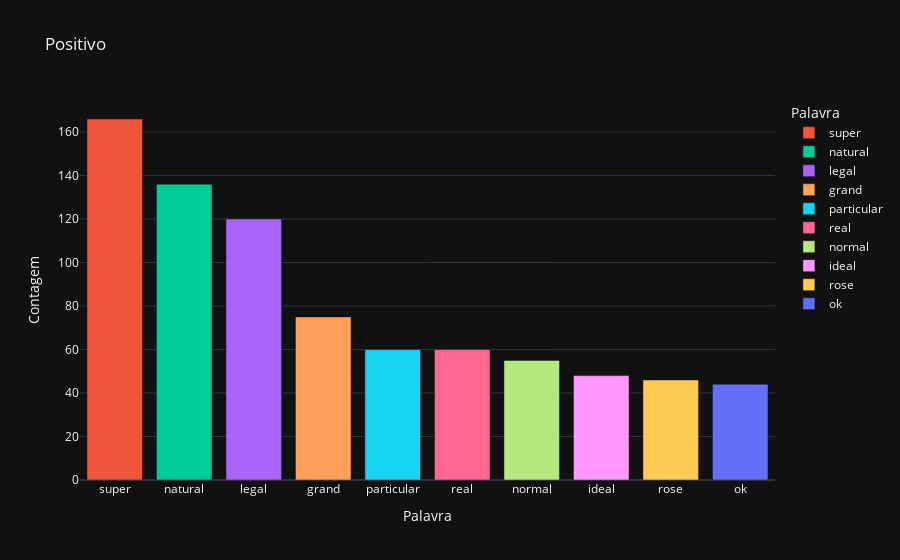
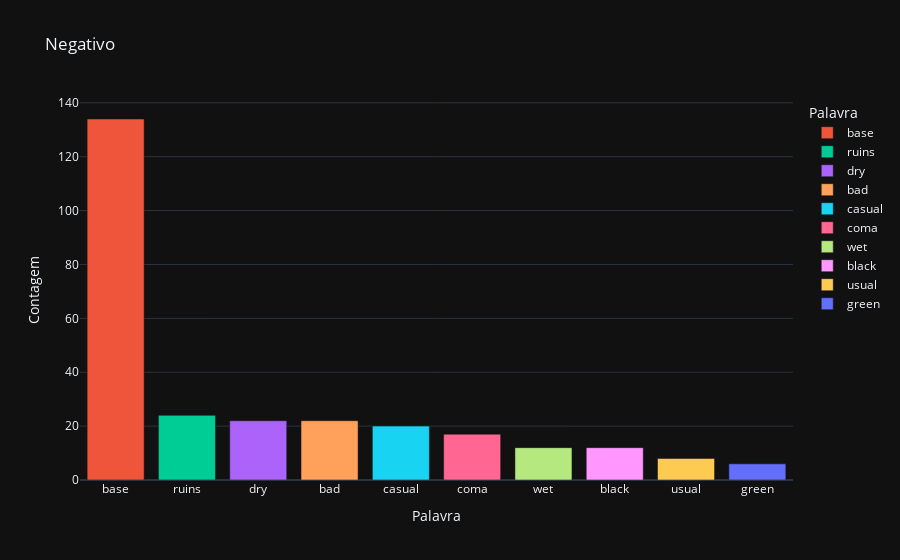
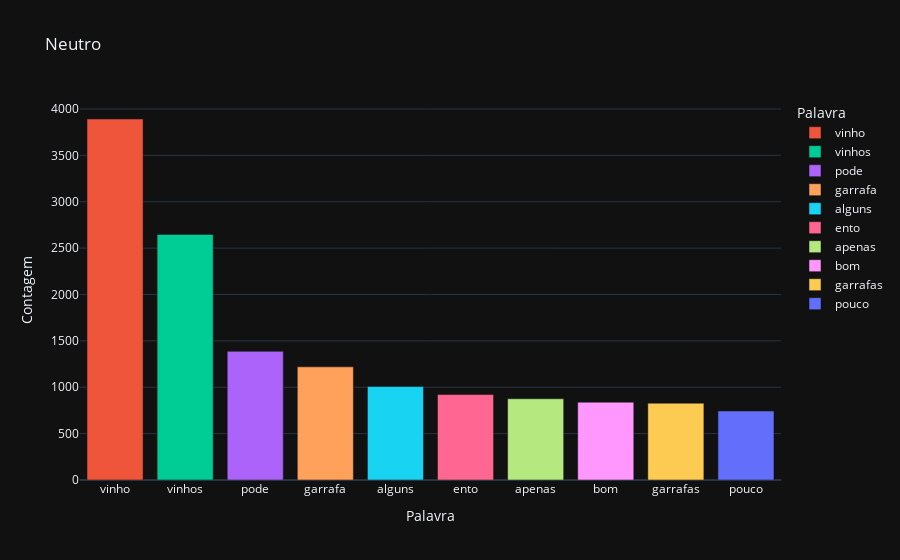

Notebook source saved alongside these figures, in order:
### Code cell
# Visualização dos resultados
visualizacao(df_positivo2, df_negativo2, df_neutro2)

### Figure 1 — Plotly figure (JSON) as saved in the notebook; plotly's stock layout.template omitted (floating-point values rounded to 4 significant figures)
{"data": [{"alignmentgroup": "True", "hovertemplate": "Palavra=%{x}<br>Contagem=%{y}<extra></extra>", "legendgroup": "super", "marker": {"color": "#EF553B", "pattern": {"shape": ""}}, "name": "super", "offsetgroup": "super", "orientation": "v", "showlegend": true, "textposition": "auto", "x": ["super"], "xaxis": "x", "y": [166], "yaxis": "y", "type": "bar"}, {"alignmentgroup": "True", "hovertemplate": "Palavra=%{x}<br>Contagem=%{y}<extra></extra>", "legendgroup": "natural", "marker": {"color": "#00cc96", "pattern": {"shape": ""}}, "name": "natural", "offsetgroup": "natural", "orientation": "v", "showlegend": true, "textposition": "auto", "x": ["natural"], "xaxis": "x", "y": [136], "yaxis": "y", "type": "bar"}, {"alignmentgroup": "True", "hovertemplate": "Palavra=%{x}<br>Contagem=%{y}<extra></extra>", "legendgroup": "legal", "marker": {"color": "#ab63fa", "pattern": {"shape": ""}}, "name": "legal", "offsetgroup": "legal", "orientation": "v", "showlegend": true, "textposition": "auto", "x": ["legal"], "xaxis": "x", "y": [120], "yaxis": "y", "type": "bar"}, {"alignmentgroup": "True", "hovertemplate": "Palavra=%{x}<br>Contagem=%{y}<extra></extra>", "legendgroup": "grand", "marker": {"color": "#FFA15A", "pattern": {"shape": ""}}, "name": "grand", "offsetgroup": "grand", "orientation": "v", "showlegend": true, "textposition": "auto", "x": ["grand"], "xaxis": "x", "y": [75], "yaxis": "y", "type": "bar"}, {"alignmentgroup": "True", "hovertemplate": "Palavra=%{x}<br>Contagem=%{y}<extra></extra>", "legendgroup": "particular", "marker": {"color": "#19d3f3", "pattern": {"shape": ""}}, "name": "particular", "offsetgroup": "particular", "orientation": "v", "showlegend": true, "textposition": "auto", "x": ["particular"], "xaxis": "x", "y": [60], "yaxis": "y", "type": "bar"}, {"alignmentgroup": "True", "hovertemplate": "Palavra=%{x}<br>Contagem=%{y}<extra></extra>", "legendgroup": "real", "marker": {"color": "#FF6692", "pattern": {"shape": ""}}, "name": "real", "offsetgroup": "real", "orientation": "v", "showlegend": true, "textposition": "auto", "x": ["real"], "xaxis": "x", "y": [60], "yaxis": "y", "type": "bar"}, {"alignmentgroup": "True", "hovertemplate": "Palavra=%{x}<br>Contagem=%{y}<extra></extra>", "legendgroup": "normal", "marker": {"color": "#B6E880", "pattern": {"shape": ""}}, "name": "normal", "offsetgroup": "normal", "orientation": "v", "showlegend": true, "textposition": "auto", "x": ["normal"], "xaxis": "x", "y": [55], "yaxis": "y", "type": "bar"}, {"alignmentgroup": "True", "hovertemplate": "Palavra=%{x}<br>Contagem=%{y}<extra></extra>", "legendgroup": "ideal", "marker": {"color": "#FF97FF", "pattern": {"shape": ""}}, "name": "ideal", "offsetgroup": "ideal", "orientation": "v", "showlegend": true, "textposition": "auto", "x": ["ideal"], "xaxis": "x", "y": [48], "yaxis": "y", "type": "bar"}, {"alignmentgroup": "True", "hovertemplate": "Palavra=%{x}<br>Contagem=%{y}<extra></extra>", "legendgroup": "rose", "marker": {"color": "#FECB52", "pattern": {"shape": ""}}, "name": "rose", "offsetgroup": "rose", "orientation": "v", "showlegend": true, "textposition": "auto", "x": ["rose"], "xaxis": "x", "y": [46], "yaxis": "y", "type": "bar"}, {"alignmentgroup": "True", "hovertemplate": "Palavra=%{x}<br>Contagem=%{y}<extra></extra>", "legendgroup": "ok", "marker": {"color": "#636efa", "pattern": {"shape": ""}}, "name": "ok", "offsetgroup": "ok", "orientation": "v", "showlegend": true, "textposition": "auto", "x": ["ok"], "xaxis": "x", "y": [44], "yaxis": "y", "type": "bar"}], "layout": {"xaxis": {"anchor": "y", "domain": [0.0, 1.0], "title": {"text": "Palavra"}, "categoryorder": "array", "categoryarray": ["super", "natural", "legal", "grand", "particular", "real", "normal", "ideal", "rose", "ok"]}, "yaxis": {"anchor": "x", "domain": [0.0, 1.0], "title": {"text": "Contagem"}}, "legend": {"title": {"text": "Palavra"}, "tracegroupgap": 0}, "title": {"text": "Positivo"}, "barmode": "relative"}}

### Figure 2 — Plotly figure (JSON) as saved in the notebook; plotly's stock layout.template omitted (floating-point values rounded to 4 significant figures)
{"data": [{"alignmentgroup": "True", "hovertemplate": "Palavra=%{x}<br>Contagem=%{y}<extra></extra>", "legendgroup": "base", "marker": {"color": "#EF553B", "pattern": {"shape": ""}}, "name": "base", "offsetgroup": "base", "orientation": "v", "showlegend": true, "textposition": "auto", "x": ["base"], "xaxis": "x", "y": [134], "yaxis": "y", "type": "bar"}, {"alignmentgroup": "True", "hovertemplate": "Palavra=%{x}<br>Contagem=%{y}<extra></extra>", "legendgroup": "ruins", "marker": {"color": "#00cc96", "pattern": {"shape": ""}}, "name": "ruins", "offsetgroup": "ruins", "orientation": "v", "showlegend": true, "textposition": "auto", "x": ["ruins"], "xaxis": "x", "y": [24], "yaxis": "y", "type": "bar"}, {"alignmentgroup": "True", "hovertemplate": "Palavra=%{x}<br>Contagem=%{y}<extra></extra>", "legendgroup": "dry", "marker": {"color": "#ab63fa", "pattern": {"shape": ""}}, "name": "dry", "offsetgroup": "dry", "orientation": "v", "showlegend": true, "textposition": "auto", "x": ["dry"], "xaxis": "x", "y": [22], "yaxis": "y", "type": "bar"}, {"alignmentgroup": "True", "hovertemplate": "Palavra=%{x}<br>Contagem=%{y}<extra></extra>", "legendgroup": "bad", "marker": {"color": "#FFA15A", "pattern": {"shape": ""}}, "name": "bad", "offsetgroup": "bad", "orientation": "v", "showlegend": true, "textposition": "auto", "x": ["bad"], "xaxis": "x", "y": [22], "yaxis": "y", "type": "bar"}, {"alignmentgroup": "True", "hovertemplate": "Palavra=%{x}<br>Contagem=%{y}<extra></extra>", "legendgroup": "casual", "marker": {"color": "#19d3f3", "pattern": {"shape": ""}}, "name": "casual", "offsetgroup": "casual", "orientation": "v", "showlegend": true, "textposition": "auto", "x": ["casual"], "xaxis": "x", "y": [20], "yaxis": "y", "type": "bar"}, {"alignmentgroup": "True", "hovertemplate": "Palavra=%{x}<br>Contagem=%{y}<extra></extra>", "legendgroup": "coma", "marker": {"color": "#FF6692", "pattern": {"shape": ""}}, "name": "coma", "offsetgroup": "coma", "orientation": "v", "showlegend": true, "textposition": "auto", "x": ["coma"], "xaxis": "x", "y": [17], "yaxis": "y", "type": "bar"}, {"alignmentgroup": "True", "hovertemplate": "Palavra=%{x}<br>Contagem=%{y}<extra></extra>", "legendgroup": "wet", "marker": {"color": "#B6E880", "pattern": {"shape": ""}}, "name": "wet", "offsetgroup": "wet", "orientation": "v", "showlegend": true, "textposition": "auto", "x": ["wet"], "xaxis": "x", "y": [12], "yaxis": "y", "type": "bar"}, {"alignmentgroup": "True", "hovertemplate": "Palavra=%{x}<br>Contagem=%{y}<extra></extra>", "legendgroup": "black", "marker": {"color": "#FF97FF", "pattern": {"shape": ""}}, "name": "black", "offsetgroup": "black", "orientation": "v", "showlegend": true, "textposition": "auto", "x": ["black"], "xaxis": "x", "y": [12], "yaxis": "y", "type": "bar"}, {"alignmentgroup": "True", "hovertemplate": "Palavra=%{x}<br>Contagem=%{y}<extra></extra>", "legendgroup": "usual", "marker": {"color": "#FECB52", "pattern": {"shape": ""}}, "name": "usual", "offsetgroup": "usual", "orientation": "v", "showlegend": true, "textposition": "auto", "x": ["usual"], "xaxis": "x", "y": [8], "yaxis": "y", "type": "bar"}, {"alignmentgroup": "True", "hovertemplate": "Palavra=%{x}<br>Contagem=%{y}<extra></extra>", "legendgroup": "green", "marker": {"color": "#636efa", "pattern": {"shape": ""}}, "name": "green", "offsetgroup": "green", "orientation": "v", "showlegend": true, "textposition": "auto", "x": ["green"], "xaxis": "x", "y": [6], "yaxis": "y", "type": "bar"}], "layout": {"xaxis": {"anchor": "y", "domain": [0.0, 1.0], "title": {"text": "Palavra"}, "categoryorder": "array", "categoryarray": ["base", "ruins", "dry", "bad", "casual", "coma", "wet", "black", "usual", "green"]}, "yaxis": {"anchor": "x", "domain": [0.0, 1.0], "title": {"text": "Contagem"}}, "legend": {"title": {"text": "Palavra"}, "tracegroupgap": 0}, "title": {"text": "Negativo"}, "barmode": "relative"}}

### Figure 3 — Plotly figure (JSON) as saved in the notebook; plotly's stock layout.template omitted (floating-point values rounded to 4 significant figures)
{"data": [{"alignmentgroup": "True", "hovertemplate": "Palavra=%{x}<br>Contagem=%{y}<extra></extra>", "legendgroup": "vinho", "marker": {"color": "#EF553B", "pattern": {"shape": ""}}, "name": "vinho", "offsetgroup": "vinho", "orientation": "v", "showlegend": true, "textposition": "auto", "x": ["vinho"], "xaxis": "x", "y": [3892], "yaxis": "y", "type": "bar"}, {"alignmentgroup": "True", "hovertemplate": "Palavra=%{x}<br>Contagem=%{y}<extra></extra>", "legendgroup": "vinhos", "marker": {"color": "#00cc96", "pattern": {"shape": ""}}, "name": "vinhos", "offsetgroup": "vinhos", "orientation": "v", "showlegend": true, "textposition": "auto", "x": ["vinhos"], "xaxis": "x", "y": [2647], "yaxis": "y", "type": "bar"}, {"alignmentgroup": "True", "hovertemplate": "Palavra=%{x}<br>Contagem=%{y}<extra></extra>", "legendgroup": "pode", "marker": {"color": "#ab63fa", "pattern": {"shape": ""}}, "name": "pode", "offsetgroup": "pode", "orientation": "v", "showlegend": true, "textposition": "auto", "x": ["pode"], "xaxis": "x", "y": [1387], "yaxis": "y", "type": "bar"}, {"alignmentgroup": "True", "hovertemplate": "Palavra=%{x}<br>Contagem=%{y}<extra></extra>", "legendgroup": "garrafa", "marker": {"color": "#FFA15A", "pattern": {"shape": ""}}, "name": "garrafa", "offsetgroup": "garrafa", "orientation": "v", "showlegend": true, "textposition": "auto", "x": ["garrafa"], "xaxis": "x", "y": [1220], "yaxis": "y", "type": "bar"}, {"alignmentgroup": "True", "hovertemplate": "Palavra=%{x}<br>Contagem=%{y}<extra></extra>", "legendgroup": "alguns", "marker": {"color": "#19d3f3", "pattern": {"shape": ""}}, "name": "alguns", "offsetgroup": "alguns", "orientation": "v", "showlegend": true, "textposition": "auto", "x": ["alguns"], "xaxis": "x", "y": [1007], "yaxis": "y", "type": "bar"}, {"alignmentgroup": "True", "hovertemplate": "Palavra=%{x}<br>Contagem=%{y}<extra></extra>", "legendgroup": "ento", "marker": {"color": "#FF6692", "pattern": {"shape": ""}}, "name": "ento", "offsetgroup": "ento", "orientation": "v", "showlegend": true, "textposition": "auto", "x": ["ento"], "xaxis": "x", "y": [921], "yaxis": "y", "type": "bar"}, {"alignmentgroup": "True", "hovertemplate": "Palavra=%{x}<br>Contagem=%{y}<extra></extra>", "legendgroup": "apenas", "marker": {"color": "#B6E880", "pattern": {"shape": ""}}, "name": "apenas", "offsetgroup": "apenas", "orientation": "v", "showlegend": true, "textposition": "auto", "x": ["apenas"], "xaxis": "x", "y": [876], "yaxis": "y", "type": "bar"}, {"alignmentgroup": "True", "hovertemplate": "Palavra=%{x}<br>Contagem=%{y}<extra></extra>", "legendgroup": "bom", "marker": {"color": "#FF97FF", "pattern": {"shape": ""}}, "name": "bom", "offsetgroup": "bom", "orientation": "v", "showlegend": true, "textposition": "auto", "x": ["bom"], "xaxis": "x", "y": [839], "yaxis": "y", "type": "bar"}, {"alignmentgroup": "True", "hovertemplate": "Palavra=%{x}<br>Contagem=%{y}<extra></extra>", "legendgroup": "garrafas", "marker": {"color": "#FECB52", "pattern": {"shape": ""}}, "name": "garrafas", "offsetgroup": "garrafas", "orientation": "v", "showlegend": true, "textposition": "auto", "x": ["garrafas"], "xaxis": "x", "y": [828], "yaxis": "y", "type": "bar"}, {"alignmentgroup": "True", "hovertemplate": "Palavra=%{x}<br>Contagem=%{y}<extra></extra>", "legendgroup": "pouco", "marker": {"color": "#636efa", "pattern": {"shape": ""}}, "name": "pouco", "offsetgroup": "pouco", "orientation": "v", "showlegend": true, "textposition": "auto", "x": ["pouco"], "xaxis": "x", "y": [744], "yaxis": "y", "type": "bar"}], "layout": {"xaxis": {"anchor": "y", "domain": [0.0, 1.0], "title": {"text": "Palavra"}, "categoryorder": "array", "categoryarray": ["vinho", "vinhos", "pode", "garrafa", "alguns", "ento", "apenas", "bom", "garrafas", "pouco"]}, "yaxis": {"anchor": "x", "domain": [0.0, 1.0], "title": {"text": "Contagem"}}, "legend": {"title": {"text": "Palavra"}, "tracegroupgap": 0}, "title": {"text": "Neutro"}, "barmode": "relative"}}
